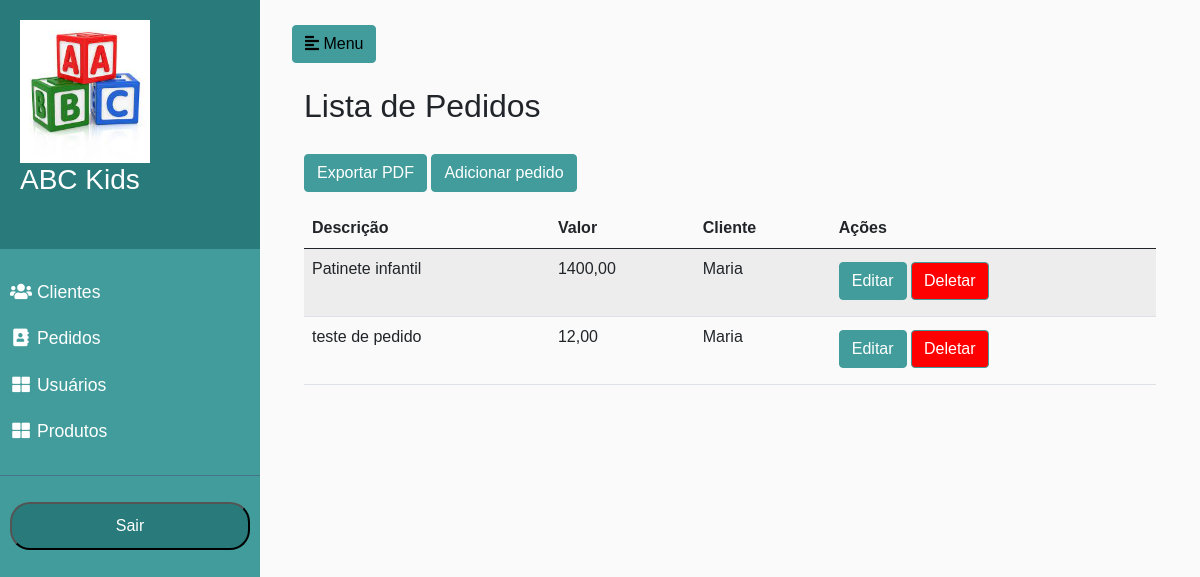
Page /venda/pedidos (signed in) on the earlier database version.
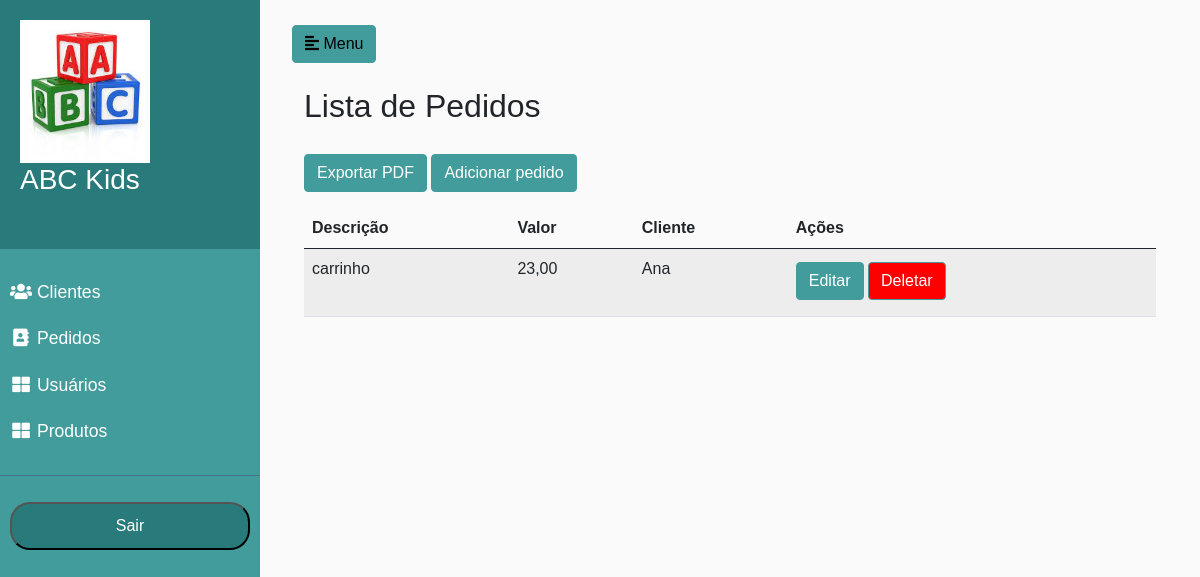
Same page on the later database version.
### venda/models.py (models this page shows, shortened)
class Pedido(models.Model):
    descricao = models.CharField(max_length=255)
    valor = models.DecimalField(max_digits=10, decimal_places=2)
    cliente = models.ForeignKey(Cliente, on_delete=models.CASCADE)

class Cliente(models.Model):
    nome = models.CharField(max_length=100)
    cpf = models.CharField(max_length=15, unique=True)

### venda/views.py (the view)
# urls.py: path('pedidos', views.listar_pedidos, name='listar_pedidos'),
@login_required
def listar_pedidos(request):
    pedidos = Pedido.objects.all()
    return render(request, 'pedidos/listar_pedidos.html', {'pedidos': pedidos})

### venda/templates/pedidos/listar_pedidos.html (shortened to what this page needs)
{% extends "base.html" %}
{% load static %}
{% block 'dashboard' %}
<h2 class="my-4">Lista de Pedidos</h2>
<a href="{% url 'exportar_pedidos_pdf' %}" target="_blank" class="btn colorprimarybtn2 mb-3">Exportar PDF</a>
<a href="{% url 'criar_pedido' %}" class="btn colorprimarybtn2 mb-3">Adicionar pedido</a>
<table class="table table-striped">
  <thead>
    <tr>
      <th>Descrição</th>
      <th>Valor</th>
      <th>Cliente</th>
      <th>Ações</th>
    </tr>
  </thead>
  <tbody>
    {% for pedido in pedidos %}
    <tr>
      <td>{{ pedido.descricao }}</td>
      <td>{{ pedido.valor }}</td>
      <td>{{ pedido.cliente.nome }}</td>
      <td>
        <a href="{% url 'atualizar_pedido' pedido.id %}" class="btn colorprimarybtn2 mb-2">Editar</a>
        <form action="{% url 'deletar_pedido' pedido.id %}" method="POST" style="display:inline;">
            <button type="submit" style="background-color: red; color: white" class="btn colorprimarybtn2 mb-2"  onclick="return confirm('Tem certeza que deseja excluir este pedido?');">Deletar</button>
        </form>
      </td>
    </tr>
    {% empty %}
    <tr>
      <td colspan="3">Nenhum pedido cadastrado.</td>
    </tr>
    {% endfor %}
  </tbody>
</table>
{% endblock %}

Differences in the rows shown:
removed Pedido: descricao "Patinete infantil", valor "1400,00", cliente.nome "Maria"
removed Pedido: descricao "teste de pedido", valor "12,00", cliente.nome "Maria"
added Pedido: descricao "carrinho", valor "23,00", cliente.nome "Ana"
